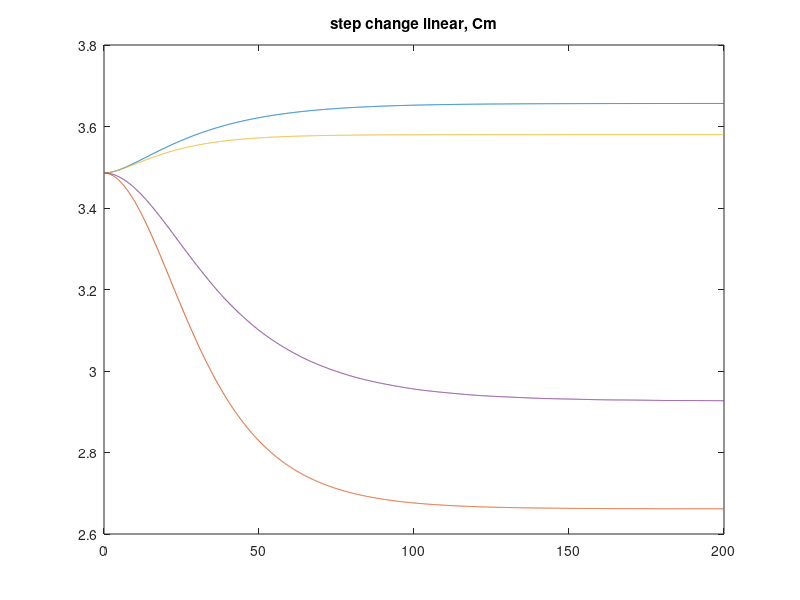

Reproduce this figure in MATLAB.
function CN3121Project1

%% (b)

timeperiod = 0:0.1:200; y0 = [3.48603 0.716788 5.08040];

%%+30%, -30% step change for Cgin for Cg
[t, y13] = ode45(@(t,y) ConcODE13(t,y), timeperiod, y0);
[t, y07] = ode45(@(t,y) ConcODE07(t,y), timeperiod, y0);

figure (1)
hold off
plot(t,y13(:,1)), title('Step change in Cm+30% step change in blue, -30% step change in red')
hold on
plot(t,y07(:,1))
% 
% figure(2)
% hold off
% plot(t,y13(:,2)), title('Step change in Ce+30% step change in blue, -30% step change in red')
% hold on
% plot(t,y07(:,2))

% figure(3)
% hold off
% plot(t,y13(:,3)), title('Step change in Cg+30% step change in blue, -30% step change in red')
% hold on
% plot(t,y07(:,3))

[t, y131] = ode45(@(t,y) conclinearODE13(t,y), timeperiod, y0);
[t, y071] = ode45(@(t,y) conclinearODE07(t,y), timeperiod, y0);

figure(1)
hold on
plot(t,y131(:,1)), title('step change linear, Cm')
hold on
plot(t,y071(:,1))

% figure(5)
% hold off
% plot(t,y131(:,2)), title('step change linear, Ce')
% hold on
% plot(t,y071(:,2))
% 
% figure(6)
% hold off
% plot(t,y131(:,3)), title('step change linear, Cg')
% hold on
% plot(t,y071(:,3))
end

function dy = ConcODE13(t,y)
Ke=0.5; Ke1=2; Kg=1.03; Kg1=1.68; V=1000; F=50; Cgin=10; n1=1; n2=0.5; um=0.3; ue=0.2;

Cm = y(1);
Ce = y(2); 
Cg = y(3);
dCm = um*(Cg/(Kg+Cg))*exp(-Ke*Ce) - (F/V)*Cm;
dCe = ue*(Cg/(Kg1+Cg))*exp(-Ke1*Ce) - (F/V)*Ce;
dCg = -um*(Cg/(Kg+Cg))*exp(-Ke*Ce) - 2*ue*(Cg/(Kg1+Cg))*exp(-Ke1*Ce) + (F/V)*1.3*Cgin - (F/V)*Cg;

dy = [dCm dCe dCg]';

end

function dy = ConcODE07(t,y)
Ke=0.5; Ke1=2; Kg=1.03; Kg1=1.68; V=1000; F=50; Cgin=10; n1=1; n2=0.5; um=0.3; ue=0.2;

Cm = y(1);
Ce = y(2); 
Cg = y(3);
dCm = um*(Cg/(Kg+Cg))*exp(-Ke*Ce) - (F/V)*Cm;
dCe = ue*(Cg/(Kg1+Cg))*exp(-Ke1*Ce) - (F/V)*Ce;
dCg = -um*(Cg/(Kg+Cg))*exp(-Ke*Ce) - 2*ue*(Cg/(Kg1+Cg))*exp(-Ke*Ce) + (F/V)*0.7*Cgin - (F/V)*Cg;

dy = [dCm dCe dCg]';

end

%% (c) Linearize
function dy = conclinearODE13(t,y)
Ke=0.5; Ke1=2; Kg=1.03; Kg1=1.68; V=1000; F=50; Cgin=10; n1=1; n2=0.5; um=0.3; ue=0.2;
y0 = [3.48603 0.716788 5.08040];

Cm = y(1);
Ce = y(2); 
Cg = y(3);

Cmprime = y(1) - y0(1);
Ceprime = y(2) - y0(2); 
Cgprime = y(3) - y0(3);

df1dcm = -F/V;
df1dce = um*(Cg/(Kg+Cg))*(-Ke)*(exp(-Ke*Ce));
df1dcg = um*(Kg/(Kg+Cg)^2)*exp(-Ke*Ce);

dCmlinearised = Cmprime*df1dcm + Ceprime*df1dce + Cgprime*df1dcg;

df2dcm = 0;
df2dce = ue*(Cg/(Kg1+Cg))*(-Ke1)*(exp(-Ke1*Ce));
df2dcg = ue*(Kg1/(Kg1+Cg)^2)*exp(-Ke1*Ce);

dCelinearised = Cmprime*df2dcm + Ceprime*df2dce + Cgprime*df2dcg;

Cginprime = 1.3*Cgin - Cgin;

df3dcm = 0;
df3dce = -(1/n1)*um*(Cg/(Kg+Cg))*(-Ke)*exp(-Ke*Ce) - (1/n2)*ue*(Cg/(Kg1+Cg))*(-Ke1)*exp(-Ke1*Ce);
df3dcg = -(1/n1)*um*(Kg/(Kg+Cg)^2)*exp(-Ke*Ce) - (1/n2)*ue*(Kg1/(Kg1+Cg)^2)*exp(-Ke1*Ce) - F/V;
df3dcgin = F/V;

dCglinearised = Cmprime*df3dcm + Ceprime*df3dce + Cgprime*df3dcg + Cginprime*df3dcgin;

dy = [dCmlinearised dCelinearised dCglinearised]';
end

function dy = conclinearODE07(t,y)
Ke=0.5; Ke1=2; Kg=1.03; Kg1=1.68; V=1000; F=50; Cgin=10; n1=1; n2=0.5; um=0.3; ue=0.2;
y0 = [3.48603 0.716788 5.08040];

Cm = y(1);
Ce = y(2); 
Cg = y(3);

Cmprime = y(1) - y0(1);
Ceprime = y(2) - y0(2); 
Cgprime = y(3) - y0(3);

df1dcm = -F/V;
df1dce = um*(Cg/(Kg+Cg))*(-Ke)*(exp(-Ke*Ce));
df1dcg = um*(Kg/(Kg+Cg)^2)*exp(-Ke*Ce);

dCmlinearised = Cmprime*df1dcm + Ceprime*df1dce + Cgprime*df1dcg;

df2dcm = 0;
df2dce = ue*(Cg/(Kg1+Cg))*(-Ke1)*(exp(-Ke1*Ce));
df2dcg = ue*(Kg1/(Kg1+Cg)^2)*exp(-Ke1*Ce);

dCelinearised = Cmprime*df2dcm + Ceprime*df2dce + Cgprime*df2dcg;

Cginprime = 0.7*Cgin - Cgin;

df3dcm = 0;
df3dce = -(1/n1)*um*(Cg/(Kg+Cg))*(-Ke)*exp(-Ke*Ce) - (1/n2)*ue*(Cg/(Kg1+Cg))*(-Ke1)*exp(-Ke1*Ce);
df3dcg = -(1/n1)*um*(Kg/(Kg+Cg)^2)*exp(-Ke*Ce) - (1/n2)*ue*(Kg1/(Kg1+Cg)^2)*exp(-Ke1*Ce) - F/V;
df3dcgin = F/V;

dCglinearised = Cmprime*df3dcm + Ceprime*df3dce + Cgprime*df3dcg + Cginprime*df3dcgin;

dy = [dCmlinearised dCelinearised dCglinearised]';
end
